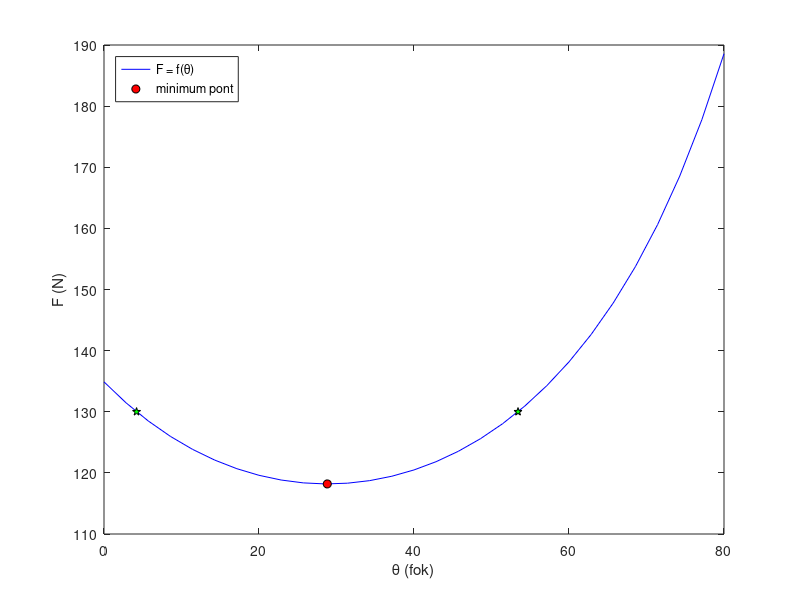

MATLAB code to generate this figure:
clc(), clear(), close('all');

%%Adatok
m = 25; %kg
mu = 0.55;
F = 130; %N
g = 9.81;
theta_intv = [0, 80];

%%Fuggveny
fgv_F = @(theta) mu*m*g ./ (cosd(theta) + mu * sind(theta));

%%Megoldas - minimuma
[theta_F_min, F_min] = fminbnd(fgv_F, 20, 40)

%Megloldas - gyokkereses
fgv_F_fzero = @ (theta) fgv_F(theta) - F;
gyok1 = fzero(fgv_F_fzero, [0, 20]);
gyok2 = fzero(fgv_F_fzero, [40, 60]);

%%Kiiratas - Kapott eredmenyek megjelenitese a parancsablakba
s1 = sprintf('Eredmenyek: Minimalis ero: F = %.2f N, Szog: %.3f fok', F_min, theta_F_min);
disp(s1);

%%Abrazolas
figure('Name', 'Elmozditasa');
fplot(fgv_F, theta_intv, 'b');
hold('on');
plot(theta_F_min, F_min, 'ok', 'MarkerFaceColor', 'r');
plot( [gyok1,gyok2], [F,F], 'pk', 'MarkerFaceColor', 'g' );
hold('off');
xlabel('\theta (fok)');
ylabel( 'F (N)' );
ylim([110,190]);
legend('F = f(\theta)', 'minimum pont', 'Location', 'NorthWest');
yticks(110:10:190);


